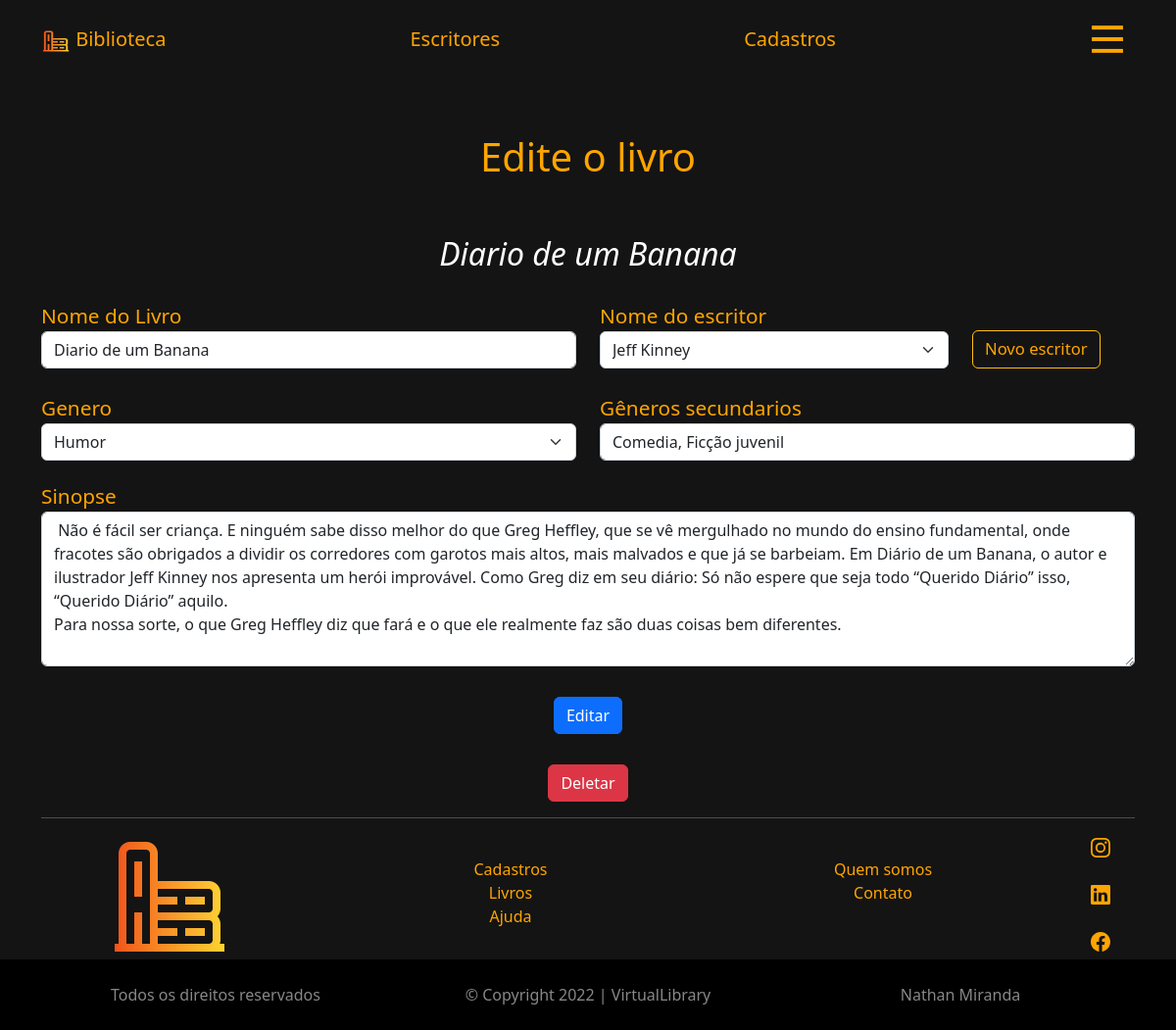
/frontend/page/editForm?id=17, run on the app's committed database.
### tables this page shows
CREATE TABLE `books` (
  `id` int(11) NOT NULL,
  `book_name` varchar(45) NOT NULL,
  `genre` varchar(25) NOT NULL,
  `writer_id` int(11) DEFAULT NULL,
  `sinopse` text,
  `other_genre` varchar(60) DEFAULT NULL
);

### frontend/page/editForm.php (the view, shortened to what this page needs)
<?php
$conn = connect();
    ?>
<!DOCTYPE html>
<html lang="en">
<head>
    <link rel="stylesheet" href="/assets/app.css">
    <link href="https://cdn.jsdelivr.net/npm/bootstrap@5.2.3/dist/css/bootstrap.min.css" rel="stylesheet"
>
</head>
<?php
include_once('../components/header.php');
$id = filter_input(INPUT_GET, 'id', FILTER_SANITIZE_NUMBER_INT);
$sql_edit = $conn->prepare("SELECT * FROM books WHERE id = '$id'");
$sql_edit->execute(array());
$row_sql = $sql_edit->fetchAll();;
?>
<body>
    <div class="container">
        <h1 class="text-center" id="orange-text" style="margin:1.4em;">Edite o livro</h1>
        <h2 class='text-center'><i>
                <?php echo ($row_sql[0]['book_name']) ?>
            </i> </h2>
        <form action="../../backend/edit.php" method="post">
            <div class="row" id="orange-text">
                <div class="col-6" id="forms">
                    <div class="form-group">
                        <label for="bookName">Nome do Livro</label>
                        <input type="text" class="form-control" value="<?php echo $row_sql[0]['book_name'] ?>"
                            name="bookName" required>
                    </div>
                </div>
                <div class="col-4" id="forms">
                    <div class="form-group">
                        <label for="writer-name">Nome do escritor</label>
                        <select class="form-select" aria-label="Default select example" name="writer-name" required
                            id="writer-name">
                            <?php
                            $option_result = $conn->prepare("SELECT * FROM writers");
                            $option_result->execute(array());
                            $row_option = $option_result->fetchAll();
                            $i = 0;
                            foreach ($row_option as $row) {
                                $writerName = $row_option[$i][1];
                                $writer_id = $row_option[$i][0];
                                if ($row_sql[0]['writer_id'] === $writer_id) {
                                    echo "<option value='$writer_id' selected>$writerName</option>";
                                }else {
                                    echo "<option value='$writer_id'>$writerName</option>";
                                }
                                $i++;
                            }
                            ?>
                        </select>
                    </div>
                </div>
                <div class="col-2">
                    <br> <br>
                    <a href="writerForm?page=1" class="btn btn-outline-warning"
                     id="writerButton" style="margin-top:-1.2em;">Novo escritor</a>
                </div>
            </div>
            <div class="row" id="orange-text">
                <div class="col-6" id="forms">
                    <div class="form-group">
                        <label for="">Genero</label>
                        <select class="form-select" aria-label="Default select example" name="genre" required>
                            <?php
                            $array = array('Acao e aventura', 'Biografia', 'Drama', 'Ficcao', 'Terror', 'Humor', 'Infantil', 'Romance',);
                            $i = 0;
                            foreach ($array as $row) {
                                $genre = $array[$i];
                                if ($row_sql[0]['genre'] === $genre) {
                                    echo "<option value='$genre' selected>$genre</option>";
                                }else {
                                    echo "<option value='$genre'>$genre</option>";
                                }
                                $i++;
                            }
                            ?>
                        </select>
                    </div>
                </div>
                <div class="col-6" id="forms">
                    <div class="form-group">
                        <label for="otherGenre">Gêneros secundarios</label>
                        <input type="text" minlength="2" maxlength="50" class="form-control"
                         value="<?php echo $row_sql[0]['other_genre'] ?>" name="otherGenre">
                    </div>
                </div>
            </div>
            <div class="row" id="orange-text">
                <div class="form-group col-12" id="forms">
                    <label for="textarea" id="orange-text">Sinopse</label>
                    <textarea class="form-control" name="sinopse" id="textarea" cols="20"
                        rows="6"><?php echo $row_sql[0]['sinopse'] ?></textarea>
                </div>
            </div>
            <div class="row text-center" style="margin: 1.5em;">
                <div class="col-12">
                    <button type="submit" class="btn btn-primary">Editar</button>
                </div>
            </div>
        </form>
    </div>
    <div class="container text-center">
        <div class="row">
            <div class="col-12">
                <form action="../../backend/delete.php" method="post">
                    <button type="button" class="btn btn-danger" data-bs-toggle="modal" data-bs-target="#delete">
                        Deletar
                    </button>
                </form>
            </div>
        </div>
    </div>
    <?php
    include_once('../components/footer.php')
        ?>
</body>

### assets/app.css (style rules this page uses)
#orange-text, #arrowBtn ,a { color: orange !important; text-decoration:none !important; }
body { background-color:#141414 !important; color: #fff !important; }
form { font-size: 1.3em !important; }
#forms { margin-top: 1em; }
#writerButton { font-size: .8em !important; }

### data on the page
books: book_name "Diario de um Banana", bookName "Diario de um Banana", genre "Humor", otherGenre "Comedia, Ficção juvenil", sinopse "Não é fácil ser criança. E ninguém sabe disso melhor do que Greg Heffley, que se vê mergulhado no mundo do ensino fundamental, onde fracotes são obrigados a dividir os corredores com garotos mais altos, mais malvados e que já se barbeiam. Em Diário de um Banana, o autor e ilustrador Jeff Kinney nos apresenta um herói improvável. Como Greg diz em seu diário: Só não espere que seja todo “Querido Diário” isso, “Querido Diário” aquilo. Para nossa sorte, o que Greg Heffley diz que fará e o que ele realmente faz são duas coisas bem diferentes."

### other printed values
form field writer-name "Jeff Kinney"
